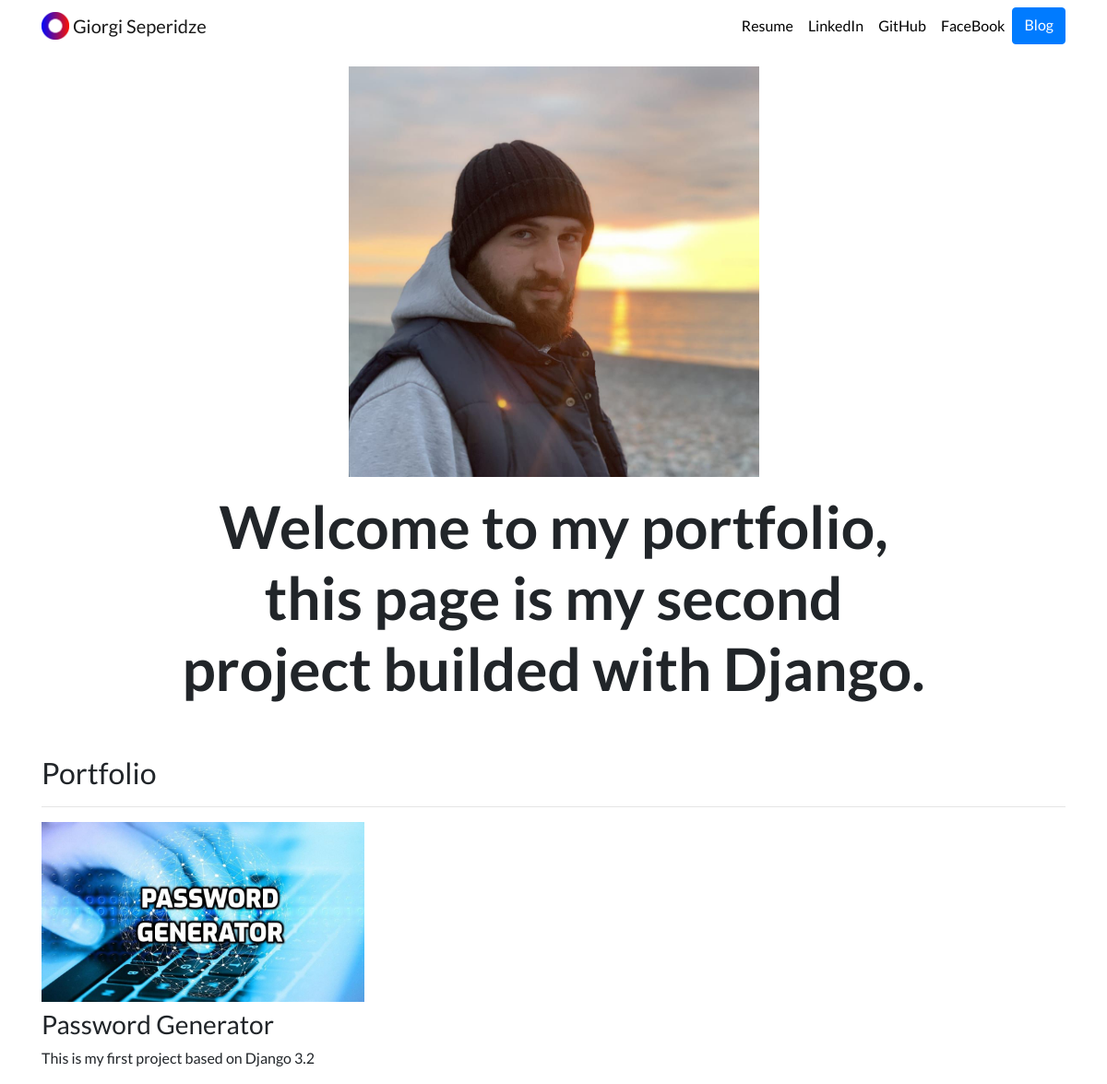
The page / on the database its author committed.
### portfolio/models.py (models this page shows, shortened)
class Project(models.Model):
    title = models.CharField(max_length=100)
    description = models.CharField(max_length=250)
    image = models.ImageField(upload_to='portfolio/images/')
    url = models.URLField(blank=True)

### portfolio/views.py (the view)
# urls.py: 2. Add a URL to urlpatterns:  path('', views.home, name='home')
def home(request):
    projects = Project.objects.all()
    return render(request, 'portfolio/home.html', {'projects': projects})

### portfolio/templates/portfolio/home.html
{% extends "portfolio/base.html" %}
{% load static %}
{% block content %}
<div class="row justify-content-center my-3">
  <div class="col-5">
    <img src="{% static 'portfolio/gio.jpg' %}" class="img-fluid">
  </div>
</div>
<div class="row justify-content-center mb-3">
  <div class="col-md-9 text-center">
    <h1 id="hometext" class="font-weight-bold">Welcome to my portfolio, this page is my second project builded with Django.</h1>
  </div>
</div>
<h2 class="mt-5">Portfolio</h2>
<hr>
<div class="row">
  {% for project in projects %}
  <div class="col-lg-4 col-md-6">
    {% if project.url %}
    <a href="{{ project.url }}">
      <img src="{{ project.image.url }}" class="img-fluid mb-2">
    </a>
    {% else %}
    <img src="{{ project.image.url }}" class="img-fluid mb-2">
    {% endif %}
    <h3>{{ project.title }}</h3>
    <p>{{ project.description }}</p>
  </div>
  {% endfor %}
</div>
{% endblock %}

### portfolio/templates/portfolio/base.html (shortened to what this page needs)
{% load static %}
<!doctype html>
<html lang="en">
<head>
  <link rel="stylesheet" href="https://stackpath.bootstrapcdn.com/bootstrap/4.4.1/css/bootstrap.min.css">
  <link rel="stylesheet" href="{% static 'portfolio/custom.css' %}">
</head>
<body>
  <nav id="topNav" class="navbar navbar-expand-md navbar-light">
    <div class="container">
      <a class="navbar-brand" href="{% url 'home' %}">
        <img src="{% static 'portfolio/Logo.png' %}" width="30" height="30" class="d-inline-block align-top" alt="Nick's Logo">
        <span>Giorgi Seperidze</span>
      </a>
      <div class="collapse navbar-collapse text-center" id="navbarNav">
        <ul class="navbar-nav ml-auto">
          <li class="nav-item">
            <a class="nav-link" href="{% static 'portfolio/resume.pdf' %}" target="_blank">Resume</a>
          </li>
          <li class="nav-item">
            <a class="nav-link" href="https://www.linkedin.com/in/giorgi-seperidze/" target="_blank">LinkedIn</a>
          </li>
          <li class="nav-item">
            <a class="nav-link" href="https://github.com/Giorgi-Ato" target="_blank">GitHub</a>
          </li>
          <li>
          <li class="nav-item">
            <a class="nav-link" href="https://www.facebook.com/seperidze.giorgi/" target="_blank">FaceBook</a>
          </li>
            <a role="button" href="{% url 'blog:blog' %}" class="btn btn-primary">Blog</a>
          </li>
        </ul>
      </div>
    </div>
  </nav>
  <div class="container">
    {% block content %}{% endblock %}
  </div>
</body>
</html>

### portfolio/static/portfolio/custom.css (style rules this page uses)
.navbar-nav .nav-link { color: rgba(0,0,0,1) !important; }
body { font-family: 'Lato', sans-serif; }
@media (min-width: 992px) { #hometext { font-size: 4rem; } }

### rows shown on the page
Project: image (picture), title "Password Generator", description "This is my first project based on Django 3.2"
